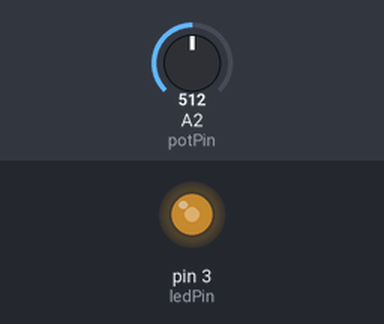
Recording of a sketch running on a simulated Arduino Uno, built with avr-gcc and run on an emulated ATmega328P. Parts: output pins drawn as LEDs (lit = HIGH). The inputs (shaded band) are chosen by the test bench; at power-on: A2 (potPin) = 512.

Above: at 1.2 s.
1.3 s: A2 (potPin) set to 716
At 2.2 s:
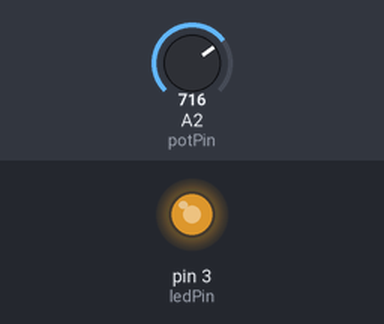
2.8 s: A2 (potPin) set to 900
At 3.3 s:
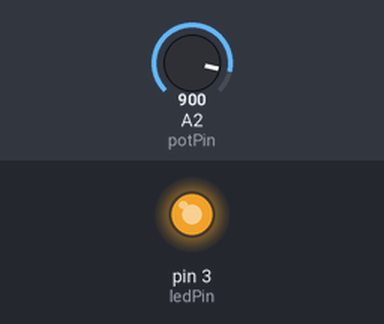
4.3 s: A2 (potPin) set to 122
At 5.5 s:
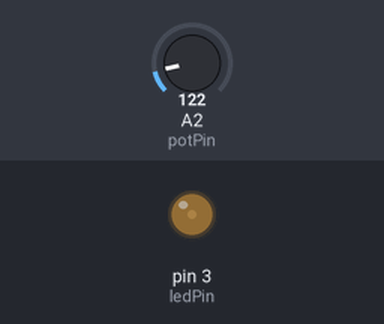
5.8 s: A2 (potPin) set to 0
At 6.8 s:
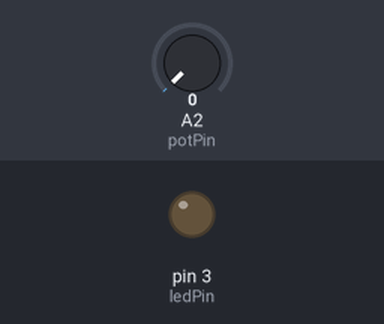
7.3 s: A2 (potPin) set to 511
At 8.0 s:
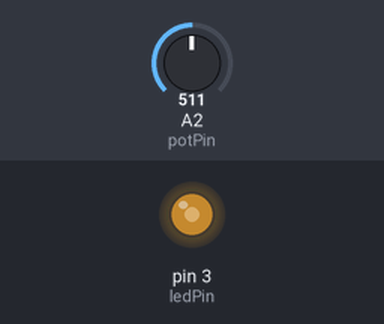
Timing chart, 0 to 9.8 s (numbered marks = the images above; inputs shaded):
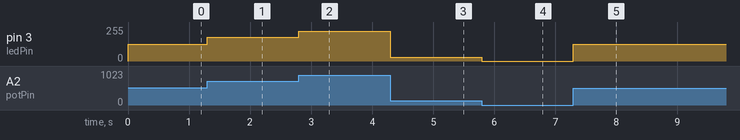

The sketch:

brightness_demo.ino
```cpp
#define potPin A2
#define ledPin 3

int val, x;

void setup() {
  // put your setup code here, to run once:
  pinMode(ledPin, OUTPUT);
}

void loop() {
  // put your main code here, to run repeatedly:
  val = analogRead(potPin);
  x = val;
  x = map(x, 0, 1023, 0, 255);
  analogWrite(ledPin, x);
}
```

Measured:
- after the input at 1.3 s, pin 3 (ledPin): 127/255 → 178/255 at once
- after the input at 2.8 s, pin 3 (ledPin): 178/255 → 224/255 at once
- after the input at 4.3 s, pin 3 (ledPin): 224/255 → 30/255 at once
- after the input at 5.8 s, pin 3 (ledPin): 30/255 → 0/255 at once
- after the input at 7.3 s, pin 3 (ledPin): 0/255 → 127/255 at once
